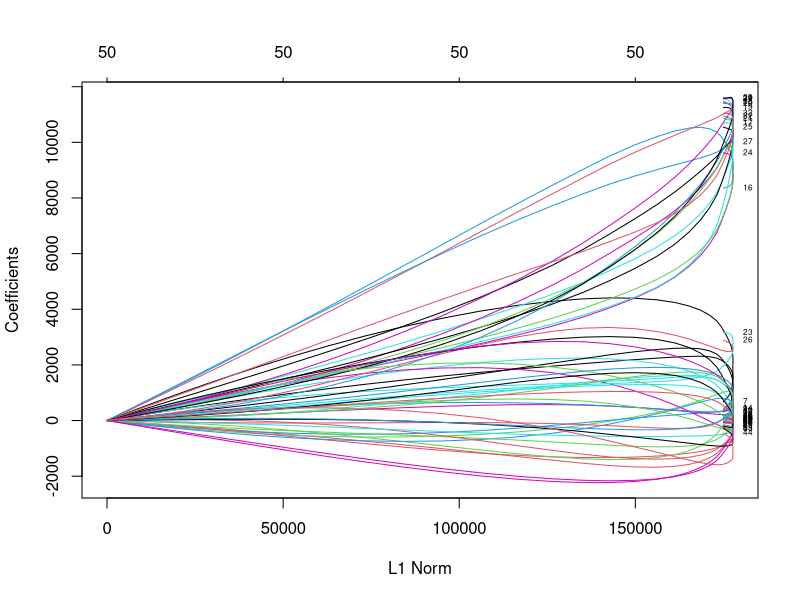
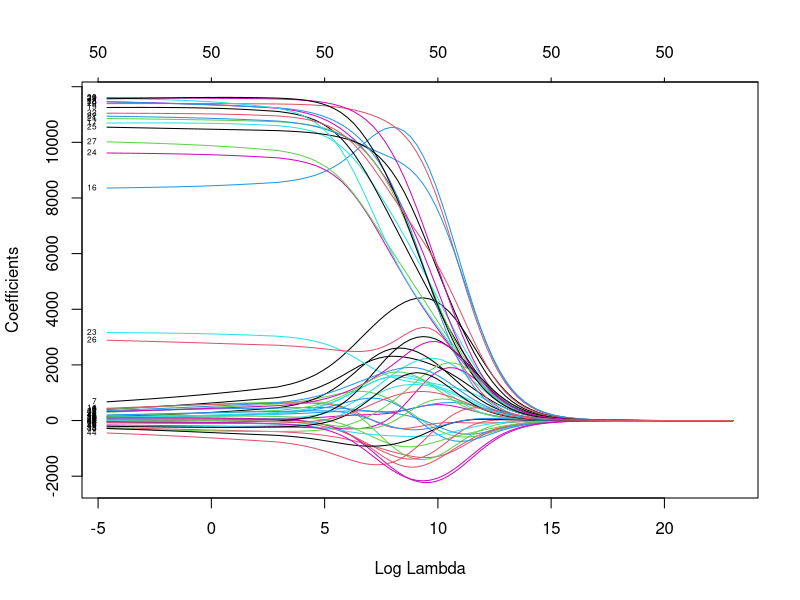
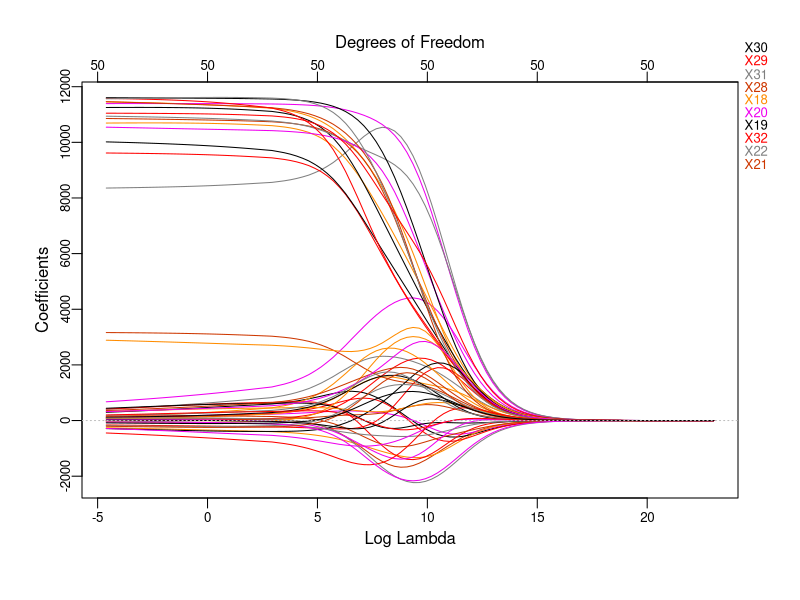
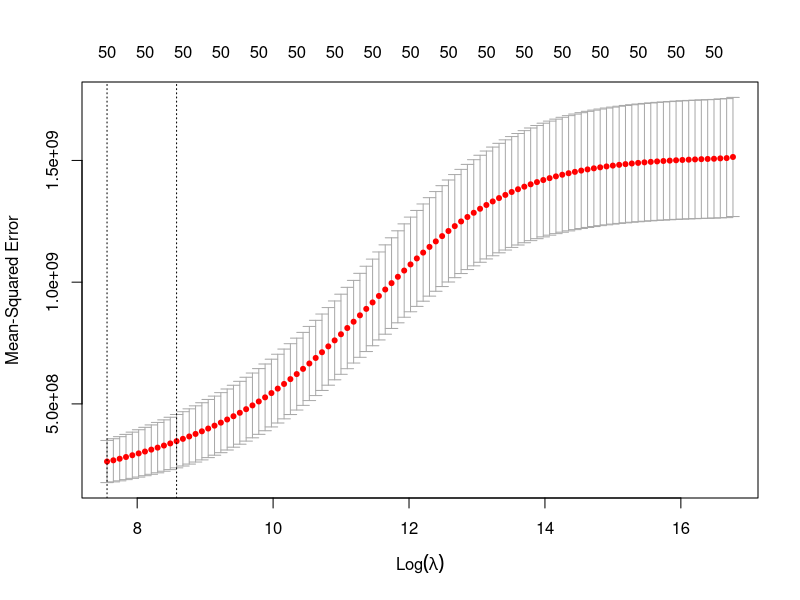

R code for these plots, in order: (Note: this script raises an error after producing the figures.)
### Ragionando su quali regressori utilizzare ###

# Scartiamo a priori la tecnica di OLS poichè l'ordine di grandezza di p è circa pari a quello di n,
# quindi la varianza potrebbe aumentare e raggiungere l'overfitting.
# In questi casi, può essere più opportuno utilizzare metodi di regressione più robusti o regolarizzati,
# come la regressione ridge o la regressione lasso, che possono aiutare a gestire il problema di overfitting
# e migliorare la robustezza del modello.
# Prendiamo i valori dei coefficienti dei predictors che hanno un t-value maggiore e un Pr[|t|] minore;


# dato che l'ordine di grandezza di p è circa uguale a quella di n applicare OLS non è
# l'ideale perché la varianza diventa più grande e possiamo avere overfitting oltre a
# produrre stime completamente sballata

# Quando abbiamo un gran numero di predittori X nel modello, generalmente ce ne saranno molti
# che hanno scarso effetto o addirittura nessun effetto su Y. Lasciare queste variabili nel
# modello rende più difficile vedere le relazioni reali tra i predittori e la variabile dipendente
# (non vediamo bene il "quadro generale"), ed è difficile apprezzare l'effetto delle
# "variabili rilevanti" che descrivono Y. Il modello sarebbe più facile da interpretare rimuovendo
# le variabili non importanti, ovvero impostando i loro coefficienti a zero


####################################################
####################### Setup ######################
####################################################

library(glmnet)
library(plotmo)

# Carichiamo il dataset
data = read.csv("RegressionDataset_DA_group1.csv", header=T, na.strings ="?")

head(data)
# unique(unlist (lapply (Auto, function (x) which (is.na (x))))) #To find all the rows in a data frame with at least one NA
data=na.omit(data)

# Creo i due set
set.seed(1985) # Utilizziamo un seed fissato per la riprodurre l'esperimento

# Salvo in x e y i valori dell'intero dataset
x = model.matrix(Y~., data)[,-1] # Salvo in x tutti i valori tranne quelli di Y
y = data$Y # Salvo in y i valori della colonna Y

train=sample(1:nrow(x), 0.8*nrow(x)) # another typical approach to sample
test=(-train)
y.test=y[test]

#parameters
grid=10^seq(10,-2,length=100)
lambda_values <- seq(from = 0.0001, to = 10, by = 0.001)
set.seed (1985)

####################################################
###################### Ridge #######################
####################################################
ridge.mod=glmnet(x[train,],y[train],alpha=0,lambda=grid) # si esegue la refressione ridge
dev.new()
plot(ridge.mod,label = T)
dev.new()
plot(ridge.mod,label = T, xvar = "lambda")
dev.new(); plot_glmnet(ridge.mod, xvar = "lambda")
dim(coef(ridge.mod)) # dimensione dei coefficienti

############# perform cross-validation #############
# in particolare si usa un approccio di k-fold cross validation
cv.out=cv.glmnet(x[train,],y[train],alpha=0, nfolds=10)
dev.new()
plot(cv.out)
bestlam=cv.out$lambda.min; print(bestlam);print(log(bestlam))
# 1se sta per one standard error
print(cv.out$lambda.1se)
print(log(cv.out$lambda.1se))


# da eliminare
ridge.pred = predict(ridge.mod, s=10, newx=x[test,])
min <- mean((ridge.pred-y.test)^2); mse_ridge
lambda_def=10
i=0
i
lambda_def
min
for (i in 1:length(lambda_values)) {
  # Effettuiamo la predizione utilizzando Ridge col migliore lambda
  ridge.pred = predict(ridge.mod, s=lambda_values[i], newx=x[test,])
  mse_ridge <- mean((ridge.pred-y.test)^2); mse_ridge
  if(mse_ridge<=min){
    min=mse_ridge
    lambda_def=lambda_values[i]
  }
}
i
lambda_def
min
# end eliminre

# Effettuiamo la predizione utilizzando Ridge con lambda=0
ridge.pred=predict(ridge.mod,s=0,newx=x[test,],exact=T,x=x[train,],y=y[train])
mse_lm <- mean((ridge.pred-y.test)^2); mse_lm

# This represents a further improvement over the test MSE when lambda=4.
# Finally refit our ridge regression model on the full data set with the best lambda
out=glmnet(x,y,alpha=0)
ridge.coef = predict(out,type="coefficients",s=0)[1:51,]

# As expected, none of the coefficients are zero
# ridge regression does not perform variable selection!
dev.new()
plot(out,label = T, xvar = "lambda")
#install.packages("plotmo")

dev.new()
plot_glmnet(out)

####################################################
################### Print Results ##################
####################################################

# Given the evidence taken from the values in the summary, we can arrive at the number of most important predictors, which is 17.
# In particular, the predictors with bigger t-value and smaller Pr(>|t|) were choosen.
n <- 17 # number of top predictors you want to save
top_n <- which(ridge.coef >= sort(ridge.coef, decreasing = TRUE)[n])
# Finally, we took the vector with the best predictors estimate, we diveded by 100 and and we make the conversation in ASCII.
predictors_ridge <- round(ridge.coef[top_n]/100, digits = 0)
intToUtf8(predictors_ridge)

####################################################
###################### LASSO #######################
####################################################
# use the argument alpha = 1 to perform lasso
lasso.mod = glmnet(x[train,], y[train], alpha=1, lambda=grid)
dev.new()
plot(lasso.mod,label = T)
dev.new()
plot(lasso.mod,label = T, xvar = "lambda")
dev.new(); plot_glmnet(lasso.mod, xvar = "lambda")

# perform cross-validation
cv.out=cv.glmnet(x[train,],y[train], alpha=1)
dev.new()
plot(cv.out)
bestlam=cv.out$lambda.min; print(bestlam);print(log(bestlam))
print(cv.out$lambda.1se)
print(log(cv.out$lambda.1se))

# fit model using glmnet
fit = cv.glmnet(x[train,], y[train], alpha = 1)

# plot cross-validated MSE versus log(lambda)
plot(fit)

lasso.pred=predict(lasso.mod,s=bestlam ,newx=x[test,])
mse_lasso <- mean((lasso.pred-y.test)^2); mse_lasso

# wrt lm
lasso.pred=predict(lasso.mod,s=0,newx=x[test,],exact=T,x=x[train,],y=y[train])
mse_lm <- mean((lasso.pred-y.test)^2); mse_lm

# However, the lasso has a substantial advantage:
# some of the 19 coefficient estimates are exactly zero (12 on the text).
out=glmnet(x,y,alpha=1,lambda=grid)
lasso.coef=predict(out,type="coefficients",s=bestlam)[1:51,]
lasso.coef[lasso.coef!=0]
cat("Number of coefficients equal to 0:",sum(lasso.coef==0),"\n")

####################################################
################### Print Results ##################
####################################################
# Given the evidence taken from the values in the summary, we can arrive at the number of most important predictors, which is 17.
# In particular, the predictors with bigger t-value and smaller Pr(>|t|) were choosen.
n <- 17 # number of top predictors you want to save, based on the previous parameters
top_n <- which(lasso.coef >= sort(lasso.coef, decreasing = TRUE)[n])
# Finally, we took the vector with the best predictors estimate, we diveded by 100 and and we make the conversation in ASCII.
predictors_lasso <- round(lasso.coef[top_n]/100, digits = 0)
intToUtf8(predictors_lasso)


####################################################
################### Elastic Net ####################
####################################################
#for (alp in seq(0.1,0.9,by=0.1)) {
alp <- 0.5
enet.mod = glmnet(x[train,], y[train], alpha=alp, lambda=grid)
dev.new()
plot(enet.mod,label = T)
dev.new()
plot(enet.mod,label = T, xvar = "lambda")
plot_glmnet(enet.mod, xvar = "lambda")
# CV
cv.out=cv.glmnet(x[train,], y[train],alpha=alp,nfolds = 5)
dev.new()
plot(cv.out)
bestlam_enet=cv.out$lambda.min; print(bestlam_enet);print(log(bestlam_enet))
print(cv.out$lambda.1se)
print(log(cv.out$lambda.1se))
enet.pred=predict(enet.mod,s=bestlam_enet ,newx=x[test,])
mse_enet <- mean((enet.pred-y.test)^2)
print(mse_enet)
#}
elasticNet.coeff =predict(enet.mod,type="coefficients",s=bestlam_enet)[1:51,]


####################################################
################### Print Results ##################
####################################################

# Given the evidence taken from the values in the summary, we can arrive at the number of most important predictors, which is 17.
# In particular, the predictors with bigger t-value and smaller Pr(>|t|) were choosen.
n <- 17 # number of top predictors you want to save, based on the previous parameters
top_n <- which(elasticNet.coeff >= sort(elasticNet.coeff, decreasing = TRUE)[n])
# Finally, we took the vector with the best predictors estimate, we diveded by 100 and and we make the conversation in ASCII.
predictors_elasticNet <- round(elasticNet.coeff[top_n]/100, digits = 0)
intToUtf8(predictors_elasticNet)
